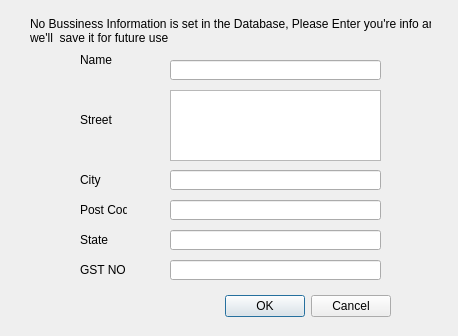
<?xml version="1.0" encoding="UTF-8"?>
<ui version="4.0">
 <class>Dialog</class>
 <widget class="QDialog" name="Dialog">
  <property name="geometry">
   <rect>
    <x>0</x>
    <y>0</y>
    <width>458</width>
    <height>336</height>
   </rect>
  </property>
  <property name="windowTitle">
   <string>Input Prompt</string>
  </property>
  <widget class="QDialogButtonBox" name="buttonBox">
   <property name="geometry">
    <rect>
     <x>50</x>
     <y>290</y>
     <width>341</width>
     <height>32</height>
    </rect>
   </property>
   <property name="orientation">
    <enum>Qt::Horizontal</enum>
   </property>
   <property name="standardButtons">
    <set>QDialogButtonBox::Cancel|QDialogButtonBox::Ok</set>
   </property>
  </widget>
  <widget class="QLineEdit" name="name">
   <property name="geometry">
    <rect>
     <x>170</x>
     <y>60</y>
     <width>211</width>
     <height>20</height>
    </rect>
   </property>
  </widget>
  <widget class="QLabel" name="label">
   <property name="geometry">
    <rect>
     <x>80</x>
     <y>50</y>
     <width>47</width>
     <height>20</height>
    </rect>
   </property>
   <property name="text">
    <string>Name</string>
   </property>
  </widget>
  <widget class="QLabel" name="label_2">
   <property name="geometry">
    <rect>
     <x>80</x>
     <y>110</y>
     <width>47</width>
     <height>20</height>
    </rect>
   </property>
   <property name="text">
    <string>Street</string>
   </property>
  </widget>
  <widget class="QTextEdit" name="street">
   <property name="geometry">
    <rect>
     <x>170</x>
     <y>90</y>
     <width>211</width>
     <height>71</height>
    </rect>
   </property>
  </widget>
  <widget class="QLabel" name="label_3">
   <property name="geometry">
    <rect>
     <x>80</x>
     <y>170</y>
     <width>47</width>
     <height>20</height>
    </rect>
   </property>
   <property name="text">
    <string>City</string>
   </property>
  </widget>
  <widget class="QLineEdit" name="city">
   <property name="geometry">
    <rect>
     <x>170</x>
     <y>170</y>
     <width>211</width>
     <height>20</height>
    </rect>
   </property>
  </widget>
  <widget class="QLineEdit" name="state">
   <property name="geometry">
    <rect>
     <x>170</x>
     <y>230</y>
     <width>211</width>
     <height>20</height>
    </rect>
   </property>
  </widget>
  <widget class="QLabel" name="label_4">
   <property name="geometry">
    <rect>
     <x>80</x>
     <y>230</y>
     <width>47</width>
     <height>20</height>
    </rect>
   </property>
   <property name="text">
    <string>State</string>
   </property>
  </widget>
  <widget class="QLabel" name="label_5">
   <property name="geometry">
    <rect>
     <x>80</x>
     <y>260</y>
     <width>47</width>
     <height>20</height>
    </rect>
   </property>
   <property name="text">
    <string>GST NO</string>
   </property>
  </widget>
  <widget class="QLineEdit" name="gst">
   <property name="geometry">
    <rect>
     <x>170</x>
     <y>260</y>
     <width>211</width>
     <height>20</height>
    </rect>
   </property>
  </widget>
  <widget class="QLabel" name="label_6">
   <property name="geometry">
    <rect>
     <x>30</x>
     <y>10</y>
     <width>401</width>
     <height>41</height>
    </rect>
   </property>
   <property name="text">
    <string>No Bussiness Information is set in the Database, Please Enter you're info and 
we'll  save it for future use</string>
   </property>
   <property name="alignment">
    <set>Qt::AlignLeading|Qt::AlignLeft|Qt::AlignVCenter</set>
   </property>
  </widget>
  <widget class="QLineEdit" name="postcode">
   <property name="geometry">
    <rect>
     <x>170</x>
     <y>200</y>
     <width>211</width>
     <height>20</height>
    </rect>
   </property>
  </widget>
  <widget class="QLabel" name="label_7">
   <property name="geometry">
    <rect>
     <x>80</x>
     <y>200</y>
     <width>47</width>
     <height>20</height>
    </rect>
   </property>
   <property name="text">
    <string>Post Code</string>
   </property>
  </widget>
 </widget>
 <resources/>
 <connections>
  <connection>
   <sender>buttonBox</sender>
   <signal>accepted()</signal>
   <receiver>Dialog</receiver>
   <slot>accept()</slot>
   <hints>
    <hint type="sourcelabel">
     <x>248</x>
     <y>254</y>
    </hint>
    <hint type="destinationlabel">
     <x>157</x>
     <y>274</y>
    </hint>
   </hints>
  </connection>
  <connection>
   <sender>buttonBox</sender>
   <signal>rejected()</signal>
   <receiver>Dialog</receiver>
   <slot>reject()</slot>
   <hints>
    <hint type="sourcelabel">
     <x>316</x>
     <y>260</y>
    </hint>
    <hint type="destinationlabel">
     <x>286</x>
     <y>274</y>
    </hint>
   </hints>
  </connection>
 </connections>
</ui>
